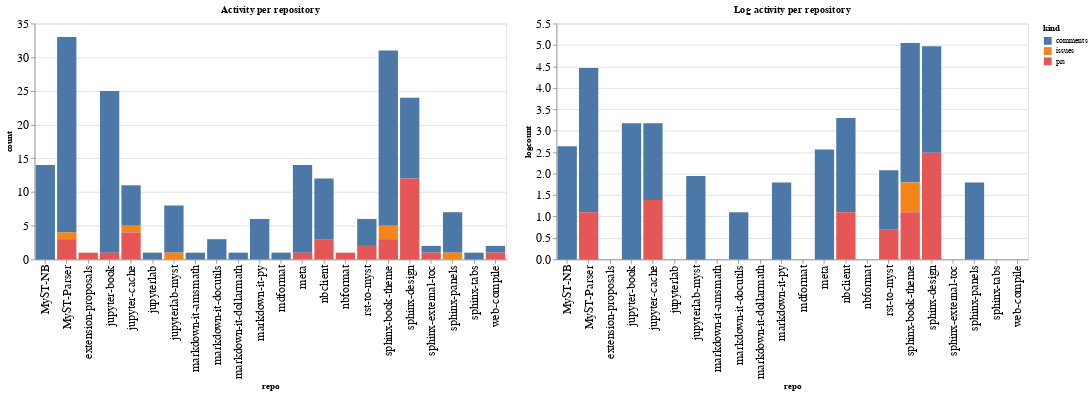

Source (notebook cell):
### Code cell
ch1 = alt.Chart(repo_summaries, width=600, title="Activity per repository").mark_bar().encode(
    x='repo',
    y='count',
    color='kind',
    tooltip="kind"
)

ch2 = alt.Chart(repo_summaries, width=600, title="Log activity per repository").mark_bar().encode(
    x='repo',
    y='logcount',
    color='kind',
    tooltip="kind"
)

ch1 | ch2

### Figure 1 — Vega-Lite specification as saved in the notebook (floating-point values rounded to 4 significant figures)
{"config": {"axisLeft": {"labelFontSize": 15}, "axisBottom": {"labelFontSize": 15}}, "hconcat": [{"mark": "bar", "encoding": {"color": {"type": "nominal", "field": "kind"}, "tooltip": {"type": "nominal", "field": "kind"}, "x": {"type": "nominal", "field": "repo"}, "y": {"type": "quantitative", "field": "count"}}, "title": "Activity per repository", "width": 600}, {"mark": "bar", "encoding": {"color": {"type": "nominal", "field": "kind"}, "tooltip": {"type": "nominal", "field": "kind"}, "x": {"type": "nominal", "field": "repo"}, "y": {"type": "quantitative", "field": "logcount"}}, "title": "Log activity per repository", "width": 600}], "data": {"name": "data-7fd12a0e0014063598c31a6750896e91"}, "$schema": "https://vega.github.io/schema/vega-lite/v4.8.1.json", "datasets": {"data-7fd12a0e0014063598c31a6750896e91": [{"repo": "MyST-NB", "kind": "comments", "count": 14, "logcount": 2.639}, {"repo": "MyST-Parser", "kind": "comments", "count": 29, "logcount": 3.367}, {"repo": "MyST-Parser", "kind": "issues", "count": 1, "logcount": 0.0}, {"repo": "MyST-Parser", "kind": "prs", "count": 3, "logcount": 1.099}, {"repo": "extension-proposals", "kind": "prs", "count": 1, "logcount": 0.0}, {"repo": "jupyter-book", "kind": "comments", "count": 24, "logcount": 3.178}, {"repo": "jupyter-book", "kind": "prs", "count": 1, "logcount": 0.0}, {"repo": "jupyter-cache", "kind": "comments", "count": 6, "logcount": 1.792}, {"repo": "jupyter-cache", "kind": "issues", "count": 1, "logcount": 0.0}, {"repo": "jupyter-cache", "kind": "prs", "count": 4, "logcount": 1.386}, {"repo": "jupyterlab", "kind": "comments", "count": 1, "logcount": 0.0}, {"repo": "jupyterlab-myst", "kind": "comments", "count": 7, "logcount": 1.946}, {"repo": "jupyterlab-myst", "kind": "issues", "count": 1, "logcount": 0.0}, {"repo": "markdown-it-amsmath", "kind": "comments", "count": 1, "logcount": 0.0}, {"repo": "markdown-it-docutils", "kind": "comments", "count": 3, "logcount": 1.099}, {"repo": "markdown-it-dollarmath", "kind": "comments", "count": 1, "logcount": 0.0}, {"repo": "markdown-it-py", "kind": "comments", "count": 6, "logcount": 1.792}, {"repo": "mdformat", "kind": "comments", "count": 1, "logcount": 0.0}, {"repo": "meta", "kind": "comments", "count": 13, "logcount": 2.565}, {"repo": "meta", "kind": "prs", "count": 1, "logcount": 0.0}, {"repo": "nbclient", "kind": "comments", "count": 9, "logcount": 2.197}, {"repo": "nbclient", "kind": "prs", "count": 3, "logcount": 1.099}, {"repo": "nbformat", "kind": "prs", "count": 1, "logcount": 0.0}, {"repo": "rst-to-myst", "kind": "comments", "count": 4, "logcount": 1.386}, {"repo": "rst-to-myst", "kind": "prs", "count": 2, "logcount": 0.6931}, {"repo": "sphinx-book-theme", "kind": "comments", "count": 26, "logcount": 3.258}, {"repo": "sphinx-book-theme", "kind": "issues", "count": 2, "logcount": 0.6931}, {"repo": "sphinx-book-theme", "kind": "prs", "count": 3, "logcount": 1.099}, {"repo": "sphinx-design", "kind": "comments", "count": 12, "logcount": 2.485}, {"repo": "sphinx-design", "kind": "prs", "count": 12, "logcount": 2.485}, {"repo": "sphinx-external-toc", "kind": "comments", "count": 1, "logcount": 0.0}, {"repo": "sphinx-external-toc", "kind": "prs", "count": 1, "logcount": 0.0}, {"repo": "sphinx-panels", "kind": "comments", "count": 6, "logcount": 1.792}, {"repo": "sphinx-panels", "kind": "issues", "count": 1, "logcount": 0.0}, {"repo": "sphinx-tabs", "kind": "comments", "count": 1, "logcount": 0.0}, {"repo": "web-compile", "kind": "comments", "count": 1, "logcount": 0.0}, {"repo": "web-compile", "kind": "prs", "count": 1, "logcount": 0.0}]}}
